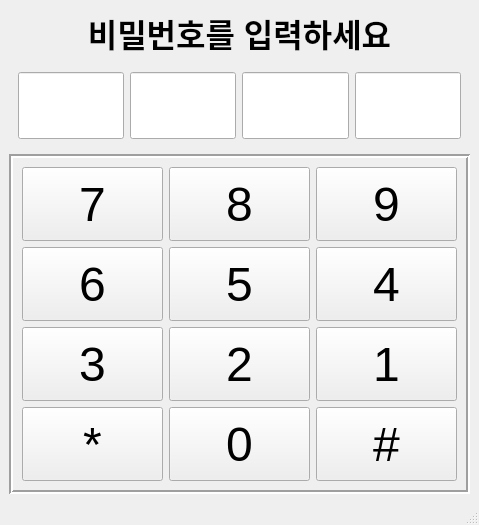
<?xml version="1.0" encoding="UTF-8"?>
<ui version="4.0">
 <class>MainWindow</class>
 <widget class="QMainWindow" name="MainWindow">
  <property name="geometry">
   <rect>
    <x>0</x>
    <y>0</y>
    <width>479</width>
    <height>525</height>
   </rect>
  </property>
  <property name="windowTitle">
   <string>MainWindow</string>
  </property>
  <widget class="QWidget" name="centralwidget">
   <layout class="QVBoxLayout" name="verticalLayout">
    <item>
     <widget class="QLabel" name="label">
      <property name="sizePolicy">
       <sizepolicy hsizetype="Preferred" vsizetype="Preferred">
        <horstretch>0</horstretch>
        <verstretch>0</verstretch>
       </sizepolicy>
      </property>
      <property name="font">
       <font>
        <family>Arial</family>
        <pointsize>24</pointsize>
        <weight>75</weight>
        <bold>true</bold>
       </font>
      </property>
      <property name="frameShadow">
       <enum>QFrame::Raised</enum>
      </property>
      <property name="text">
       <string>비밀번호를 입력하세요</string>
      </property>
      <property name="alignment">
       <set>Qt::AlignCenter</set>
      </property>
     </widget>
    </item>
    <item>
     <widget class="QFrame" name="frame">
      <property name="enabled">
       <bool>true</bool>
      </property>
      <property name="sizePolicy">
       <sizepolicy hsizetype="Preferred" vsizetype="Preferred">
        <horstretch>0</horstretch>
        <verstretch>1</verstretch>
       </sizepolicy>
      </property>
      <property name="frameShape">
       <enum>QFrame::NoFrame</enum>
      </property>
      <property name="frameShadow">
       <enum>QFrame::Plain</enum>
      </property>
      <layout class="QGridLayout" name="gridLayout_2">
       <item row="0" column="0">
        <widget class="QLineEdit" name="firstNum">
         <property name="sizePolicy">
          <sizepolicy hsizetype="Expanding" vsizetype="Expanding">
           <horstretch>0</horstretch>
           <verstretch>0</verstretch>
          </sizepolicy>
         </property>
         <property name="font">
          <font>
           <family>Arial</family>
           <pointsize>11</pointsize>
          </font>
         </property>
         <property name="text">
          <string/>
         </property>
         <property name="alignment">
          <set>Qt::AlignCenter</set>
         </property>
         <property name="readOnly">
          <bool>true</bool>
         </property>
        </widget>
       </item>
       <item row="0" column="2">
        <widget class="QLineEdit" name="thirdNum">
         <property name="sizePolicy">
          <sizepolicy hsizetype="Expanding" vsizetype="Expanding">
           <horstretch>0</horstretch>
           <verstretch>0</verstretch>
          </sizepolicy>
         </property>
         <property name="font">
          <font>
           <family>Arial</family>
           <pointsize>11</pointsize>
          </font>
         </property>
         <property name="alignment">
          <set>Qt::AlignCenter</set>
         </property>
         <property name="readOnly">
          <bool>true</bool>
         </property>
        </widget>
       </item>
       <item row="0" column="4">
        <widget class="QLineEdit" name="fourthNum">
         <property name="sizePolicy">
          <sizepolicy hsizetype="Expanding" vsizetype="Expanding">
           <horstretch>0</horstretch>
           <verstretch>0</verstretch>
          </sizepolicy>
         </property>
         <property name="font">
          <font>
           <family>Arial</family>
           <pointsize>11</pointsize>
          </font>
         </property>
         <property name="alignment">
          <set>Qt::AlignCenter</set>
         </property>
         <property name="readOnly">
          <bool>true</bool>
         </property>
        </widget>
       </item>
       <item row="0" column="1">
        <widget class="QLineEdit" name="secondNum">
         <property name="sizePolicy">
          <sizepolicy hsizetype="Expanding" vsizetype="Expanding">
           <horstretch>0</horstretch>
           <verstretch>0</verstretch>
          </sizepolicy>
         </property>
         <property name="font">
          <font>
           <family>Arial</family>
           <pointsize>11</pointsize>
          </font>
         </property>
         <property name="alignment">
          <set>Qt::AlignCenter</set>
         </property>
         <property name="readOnly">
          <bool>true</bool>
         </property>
        </widget>
       </item>
      </layout>
     </widget>
    </item>
    <item>
     <widget class="QFrame" name="frame_2">
      <property name="sizePolicy">
       <sizepolicy hsizetype="Preferred" vsizetype="Preferred">
        <horstretch>0</horstretch>
        <verstretch>4</verstretch>
       </sizepolicy>
      </property>
      <property name="frameShape">
       <enum>QFrame::Box</enum>
      </property>
      <property name="frameShadow">
       <enum>QFrame::Sunken</enum>
      </property>
      <property name="lineWidth">
       <number>2</number>
      </property>
      <layout class="QGridLayout" name="gridLayout">
       <item row="0" column="0">
        <widget class="QPushButton" name="sevenButton">
         <property name="sizePolicy">
          <sizepolicy hsizetype="Minimum" vsizetype="Expanding">
           <horstretch>0</horstretch>
           <verstretch>0</verstretch>
          </sizepolicy>
         </property>
         <property name="font">
          <font>
           <family>Arial</family>
           <pointsize>36</pointsize>
          </font>
         </property>
         <property name="text">
          <string>7</string>
         </property>
        </widget>
       </item>
       <item row="0" column="1">
        <widget class="QPushButton" name="eightButton">
         <property name="sizePolicy">
          <sizepolicy hsizetype="Minimum" vsizetype="Expanding">
           <horstretch>0</horstretch>
           <verstretch>0</verstretch>
          </sizepolicy>
         </property>
         <property name="font">
          <font>
           <family>Arial</family>
           <pointsize>36</pointsize>
          </font>
         </property>
         <property name="text">
          <string>8</string>
         </property>
        </widget>
       </item>
       <item row="0" column="2">
        <widget class="QPushButton" name="nineButton">
         <property name="sizePolicy">
          <sizepolicy hsizetype="Minimum" vsizetype="Expanding">
           <horstretch>0</horstretch>
           <verstretch>0</verstretch>
          </sizepolicy>
         </property>
         <property name="font">
          <font>
           <family>Arial</family>
           <pointsize>36</pointsize>
          </font>
         </property>
         <property name="text">
          <string>9</string>
         </property>
        </widget>
       </item>
       <item row="1" column="0">
        <widget class="QPushButton" name="sixButton">
         <property name="sizePolicy">
          <sizepolicy hsizetype="Minimum" vsizetype="Expanding">
           <horstretch>0</horstretch>
           <verstretch>0</verstretch>
          </sizepolicy>
         </property>
         <property name="font">
          <font>
           <family>Arial</family>
           <pointsize>36</pointsize>
          </font>
         </property>
         <property name="text">
          <string>6</string>
         </property>
        </widget>
       </item>
       <item row="1" column="1">
        <widget class="QPushButton" name="fiveButton">
         <property name="sizePolicy">
          <sizepolicy hsizetype="Minimum" vsizetype="Expanding">
           <horstretch>0</horstretch>
           <verstretch>0</verstretch>
          </sizepolicy>
         </property>
         <property name="font">
          <font>
           <family>Arial</family>
           <pointsize>36</pointsize>
          </font>
         </property>
         <property name="text">
          <string>5</string>
         </property>
        </widget>
       </item>
       <item row="1" column="2">
        <widget class="QPushButton" name="fourButton">
         <property name="sizePolicy">
          <sizepolicy hsizetype="Minimum" vsizetype="Expanding">
           <horstretch>0</horstretch>
           <verstretch>0</verstretch>
          </sizepolicy>
         </property>
         <property name="font">
          <font>
           <family>Arial</family>
           <pointsize>36</pointsize>
          </font>
         </property>
         <property name="text">
          <string>4</string>
         </property>
        </widget>
       </item>
       <item row="2" column="0">
        <widget class="QPushButton" name="threeButton">
         <property name="sizePolicy">
          <sizepolicy hsizetype="Minimum" vsizetype="Expanding">
           <horstretch>0</horstretch>
           <verstretch>0</verstretch>
          </sizepolicy>
         </property>
         <property name="font">
          <font>
           <family>Arial</family>
           <pointsize>36</pointsize>
          </font>
         </property>
         <property name="text">
          <string>3</string>
         </property>
        </widget>
       </item>
       <item row="2" column="1">
        <widget class="QPushButton" name="twoButton">
         <property name="sizePolicy">
          <sizepolicy hsizetype="Minimum" vsizetype="Expanding">
           <horstretch>0</horstretch>
           <verstretch>0</verstretch>
          </sizepolicy>
         </property>
         <property name="font">
          <font>
           <family>Arial</family>
           <pointsize>36</pointsize>
          </font>
         </property>
         <property name="text">
          <string>2</string>
         </property>
        </widget>
       </item>
       <item row="2" column="2">
        <widget class="QPushButton" name="oneButton">
         <property name="sizePolicy">
          <sizepolicy hsizetype="Minimum" vsizetype="Expanding">
           <horstretch>0</horstretch>
           <verstretch>0</verstretch>
          </sizepolicy>
         </property>
         <property name="font">
          <font>
           <family>Arial</family>
           <pointsize>36</pointsize>
          </font>
         </property>
         <property name="text">
          <string>1</string>
         </property>
        </widget>
       </item>
       <item row="3" column="0">
        <widget class="QPushButton" name="starButton">
         <property name="sizePolicy">
          <sizepolicy hsizetype="Minimum" vsizetype="Expanding">
           <horstretch>0</horstretch>
           <verstretch>0</verstretch>
          </sizepolicy>
         </property>
         <property name="font">
          <font>
           <family>Arial</family>
           <pointsize>36</pointsize>
          </font>
         </property>
         <property name="text">
          <string>*</string>
         </property>
        </widget>
       </item>
       <item row="3" column="1">
        <widget class="QPushButton" name="pushButton_1">
         <property name="sizePolicy">
          <sizepolicy hsizetype="Minimum" vsizetype="Expanding">
           <horstretch>0</horstretch>
           <verstretch>0</verstretch>
          </sizepolicy>
         </property>
         <property name="font">
          <font>
           <family>Arial</family>
           <pointsize>36</pointsize>
          </font>
         </property>
         <property name="text">
          <string>0</string>
         </property>
        </widget>
       </item>
       <item row="3" column="2">
        <widget class="QPushButton" name="pushButton_15">
         <property name="sizePolicy">
          <sizepolicy hsizetype="Minimum" vsizetype="Expanding">
           <horstretch>0</horstretch>
           <verstretch>0</verstretch>
          </sizepolicy>
         </property>
         <property name="font">
          <font>
           <family>Arial</family>
           <pointsize>36</pointsize>
          </font>
         </property>
         <property name="text">
          <string>#</string>
         </property>
        </widget>
       </item>
      </layout>
     </widget>
    </item>
   </layout>
  </widget>
  <widget class="QMenuBar" name="menubar">
   <property name="geometry">
    <rect>
     <x>0</x>
     <y>0</y>
     <width>479</width>
     <height>21</height>
    </rect>
   </property>
  </widget>
  <widget class="QStatusBar" name="statusbar"/>
 </widget>
 <resources>
  <include location="test.qrc"/>
 </resources>
 <connections/>
</ui>
